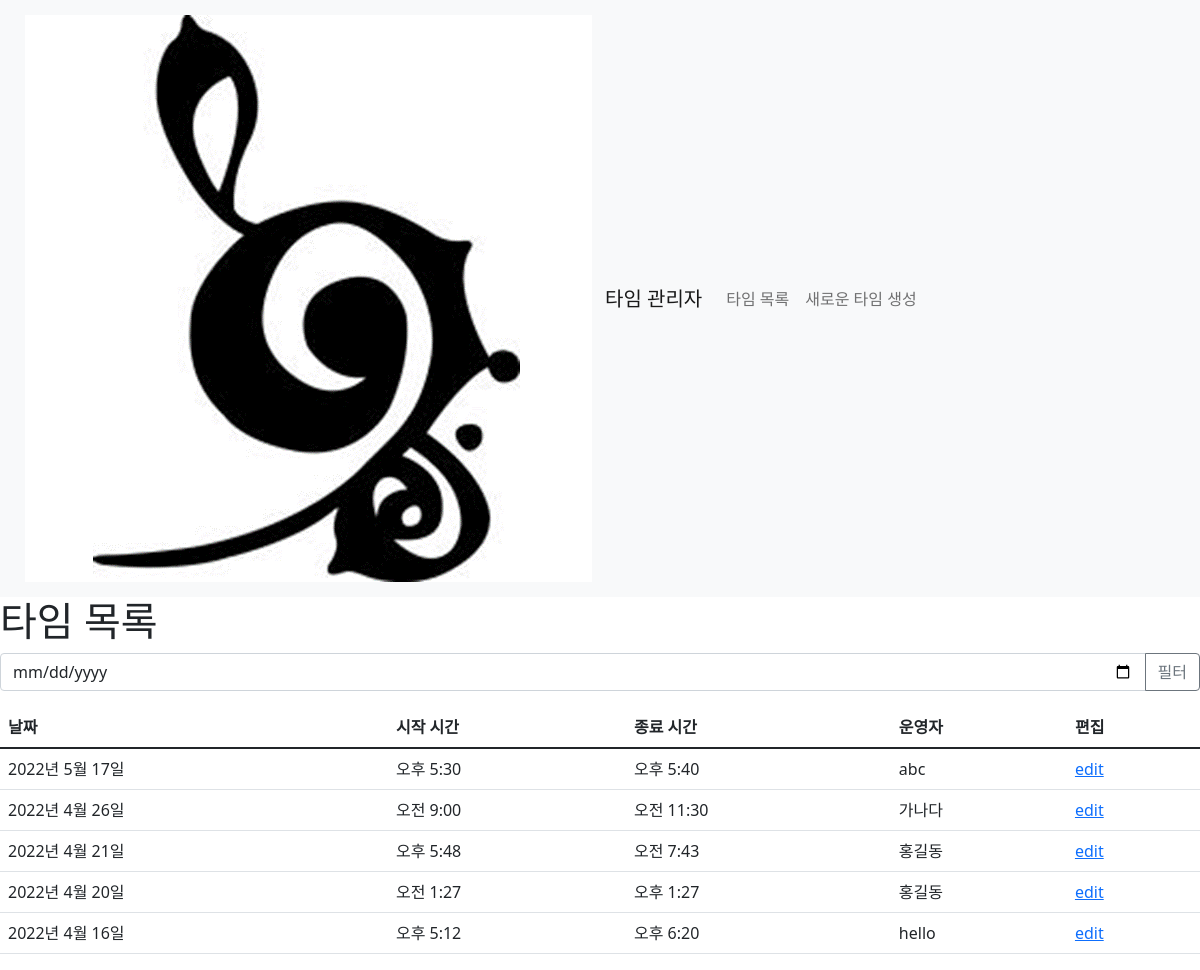
/time_manage/list/, run on the app's committed database.
### time_manage/models.py (models this page shows, shortened)
class TimeInfo(models.Model):
    time_date = models.DateField()
    time_start = models.TimeField()
    time_end = models.TimeField()
    time_manager = models.CharField(max_length=100)
    time_unique_id = models.UUIDField(default=uuid.uuid4, editable=False, unique=True)
    class Meta:
        verbose_name = '타임 정보'
        verbose_name_plural = '타임 정보'
        ordering = ['-time_date', '-time_start']

### time_manage/views.py (the view)
# urls.py: path('list/', views.list, name='list'),
def list(response):
    _var = {"time_info" : TimeInfo.objects.all()}
    if response.method =="POST":
        if response.POST.get("filter_time_by_date"):
            _form = FilterTime(response.POST)
            if _form.is_valid():
                _time_date= _form.cleaned_data["_time_date"]
                _var["time_info"] = TimeInfo.objects.filter(time_date=_time_date)
                return render(response, 'time_manage/list.html', _var)
            else:
                print(f'\n\nform is not valid\n\n')
        else:
            print(f'\n\nresponse method is POST, {response.POST}\n\n')
    else:
        print(f'\n\nresponse method is not POST\n\n')
    return render(response, 'time_manage/list.html', _var)

### time_manage/templates/time_manage/list.html (shortened to what this page needs)
{% extends 'time_manage/base.html' %}
{% block body %}
    <h1>타임 목록</h1>
    <form method="post" action="#">
        <div class="input-group mb-3">
            <input type="date" class="form-control" placeholder='날짜 필터'aria-label="date filter" aria-describedby="filter_time_by_date_submit" name="_time_date">
            <button class="btn btn-outline-secondary" type="submit" id="filter_time_by_date_submit" name="filter_time_by_date" value="filter_time_by_date">필터</button>
        </div>
    </form>
    <table class="table">
        <thead>
            <tr>
                <th scope="col">날짜</th>
                <th scope="col">시작 시간</th>
                <th scope="col">종료 시간</th>
                <th scope="col">운영자</th>
                <th scope="col">편집</th>
            </tr>
        </thead>
        <tbody>
            {% for ti in time_info %}
                    <tr>
                        <td>{{ti.time_date}}</td>
                        <td>{{ti.time_start}}</td>
                        <td>{{ti.time_end}}</td>
                        <td>{{ti.time_manager}}</td>
                        <td><a href="/time_manage/{{ti.time_unique_id}}">edit</a></td>
                    </tr>
            {% endfor %}
        </tbody>
    </table>
{% endblock %}

### data on the page
TimeInfo: time_date "2022년 5월 17일", time_start "오후 5:30", time_end "오후 5:40", time_manager "abc"
TimeInfo: time_date "2022년 4월 26일", time_start "오전 9:00", time_end "오전 11:30", time_manager "가나다"
TimeInfo: time_date "2022년 4월 21일", time_start "오후 5:48", time_end "오전 7:43", time_manager "홍길동"
TimeInfo: time_date "2022년 4월 20일", time_start "오전 1:27", time_end "오후 1:27", time_manager "홍길동"
TimeInfo: time_date "2022년 4월 16일", time_start "오후 5:12", time_end "오후 6:20", time_manager "hello"
